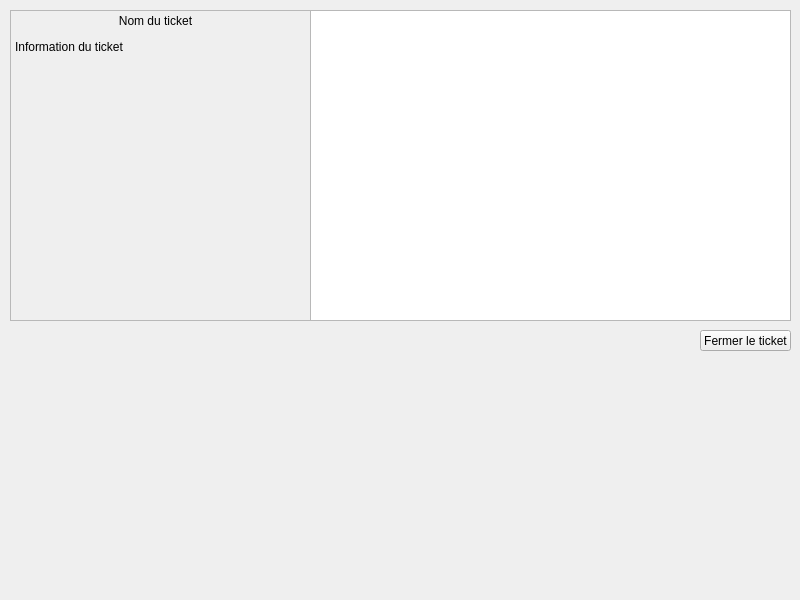
<?xml version="1.0" encoding="UTF-8"?>
<ui version="4.0">
 <class>TechnicienWidget</class>
 <widget class="QWidget" name="TechnicienWidget">
  <property name="geometry">
   <rect>
    <x>0</x>
    <y>0</y>
    <width>800</width>
    <height>600</height>
   </rect>
  </property>
  <property name="windowTitle">
   <string>Form</string>
  </property>
  <widget class="QFrame" name="ticketFrame">
   <property name="geometry">
    <rect>
     <x>10</x>
     <y>10</y>
     <width>781</width>
     <height>311</height>
    </rect>
   </property>
   <property name="frameShape">
    <enum>QFrame::StyledPanel</enum>
   </property>
   <property name="frameShadow">
    <enum>QFrame::Raised</enum>
   </property>
   <widget class="QLabel" name="ticketName">
    <property name="geometry">
     <rect>
      <x>5</x>
      <y>0</y>
      <width>281</width>
      <height>21</height>
     </rect>
    </property>
    <property name="text">
     <string>Nom du ticket</string>
    </property>
    <property name="alignment">
     <set>Qt::AlignCenter</set>
    </property>
   </widget>
   <widget class="QLabel" name="ticketInfo">
    <property name="geometry">
     <rect>
      <x>5</x>
      <y>30</y>
      <width>280</width>
      <height>250</height>
     </rect>
    </property>
    <property name="maximumSize">
     <size>
      <width>280</width>
      <height>250</height>
     </size>
    </property>
    <property name="text">
     <string>Information du ticket</string>
    </property>
    <property name="alignment">
     <set>Qt::AlignLeading|Qt::AlignLeft|Qt::AlignTop</set>
    </property>
    <property name="wordWrap">
     <bool>true</bool>
    </property>
   </widget>
   <widget class="QListView" name="messageList">
    <property name="geometry">
     <rect>
      <x>300</x>
      <y>0</y>
      <width>481</width>
      <height>311</height>
     </rect>
    </property>
   </widget>
  </widget>
  <widget class="QPushButton" name="fermerTicket">
   <property name="geometry">
    <rect>
     <x>700</x>
     <y>330</y>
     <width>91</width>
     <height>21</height>
    </rect>
   </property>
   <property name="text">
    <string>Fermer le ticket</string>
   </property>
  </widget>
 </widget>
 <resources/>
 <connections/>
</ui>
